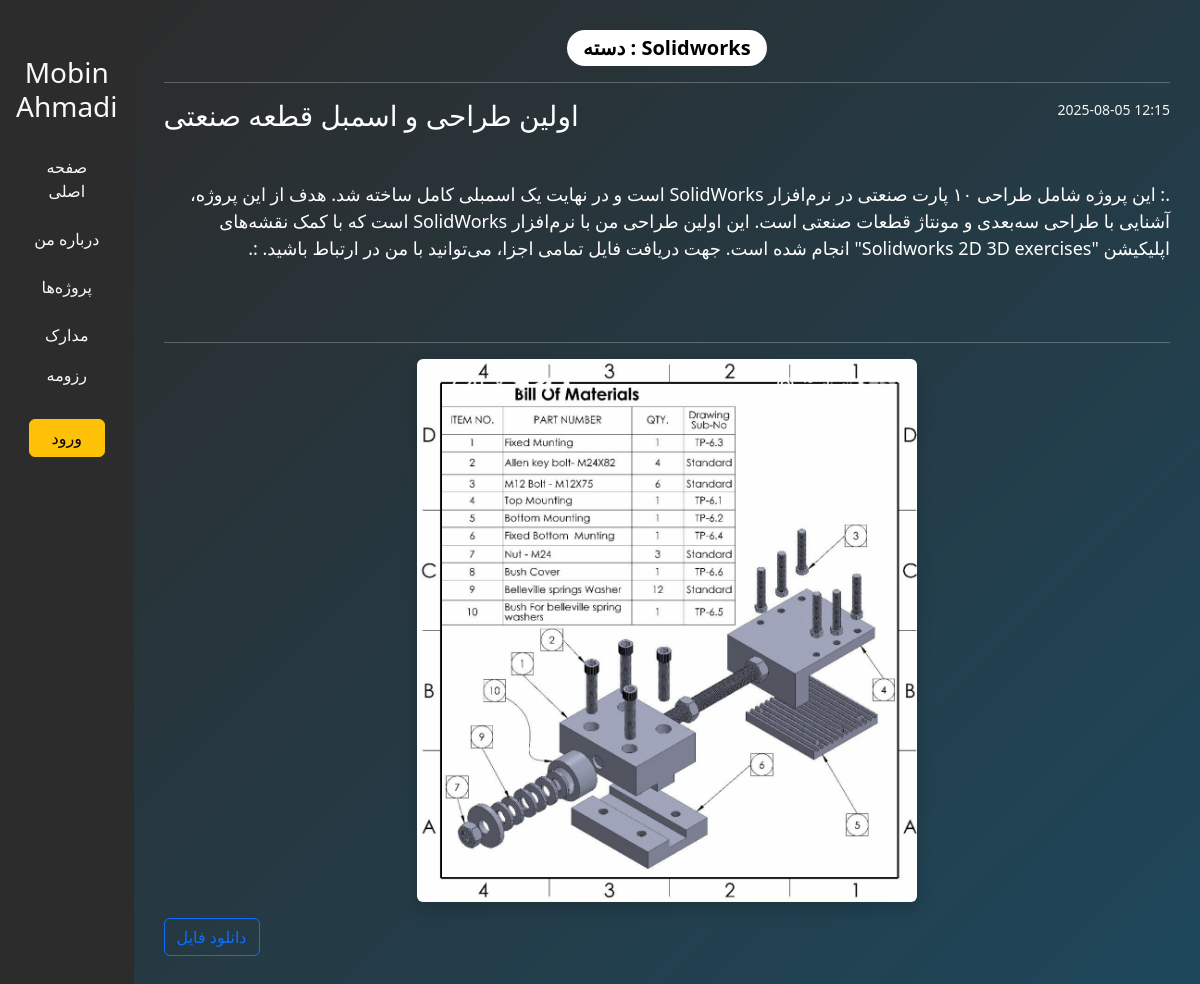
The app's page /post/1/ with its own data.
### blog/models.py (models this page shows, shortened)
class Post(models.Model):
    CATEGORY_CHOICES = [
        ('Python','Python'),
        ('Solidworks','Solidworks'),
        ('Aspen','Aspen'),
        ('Articles','Articles'),
    ]
    title = models.CharField(max_length=100)
    slug = models.SlugField(unique=True)
    description = models.TextField(max_length=600, blank=True)
    created_at = models.DateTimeField(auto_now_add=True)
    published = models.BooleanField(default=False)
    image = models.ImageField(upload_to='post_images/',blank=True,null=True)
    attachment = models.FileField(upload_to='post_files/',blank=True,null=True)
    category = models.CharField(max_length=20, choices=CATEGORY_CHOICES, default='blog')

### mainview/views.py (the view)
# urls.py: path('post/<int:pk>/',views.detail_view,name='post_detail'),
def detail_view(request,pk):
    post = get_object_or_404(Post,pk=pk)
    comments = post.comments.all()
    context = {
        'post':post,
        'comments':comments,
    }
    return render(request,'mainview/detail.html',context)

### mainview/templates/mainview/detail.html (shortened to what this page needs)
{% extends 'mainview/base.html' %}
{% block content %}
<div class="text-center mb-3">
    <span class="badge rounded-pill px-3 py-2 " style="color: black;background-color: rgb(255, 255, 255);font-size: 20px;">
       دسته  :  {{ post.category }}
    </span>
</div>
<hr>
    <div class="d-flex justify-content-between">
        <h3 class="card-title" style="direction: rtl;">{{ post.title }}</h3>
        <small style="color: #f5f5f5;">{{ post.created_at|date:"Y-m-d H:i" }}</small>
    </div>
    <br><br>
    <p class="card-text" style="font-size: 18px;direction: rtl;">.:  {{ post.description }}  :.</p>
    <br><br>
    <hr>
    {% if post.image %}
        <div class="post-image-wrapper" style="max-width: 500px; margin: 0 auto;">
            <img src="{{ post.image.url }}" alt="{{ post.title }}" class="img-fluid rounded shadow">
        </div>
    {% endif %}
    {% if post.attachment %}
        <a href="{{ post.attachment.url }}" target="_blank" class="btn btn-outline-primary mt-3">
            دانلود فایل
        </a>
    {% endif %}
{% endblock %}

### records on screen
Post: category "Solidworks", title "اولین طراحی و اسمبل قطعه صنعتی", created_at "2025-08-05 12:15", description "این پروژه شامل طراحی ۱۰ پارت صنعتی در نرم‌افزار SolidWorks است و در نهایت یک اسمبلی کامل ساخته شد. هدف از این پروژه، آشنایی با طراحی سه‌بعدی و مونتاژ قطعات صنعتی است. این اولین طراحی من با نرم‌افزار SolidWorks است که با کمک نقشه‌های اپلیکیشن \"Solidworks 2D 3D exercises\" انجام شده است. جهت دریافت فایل تمامی اجزا، می‌توانید با من در ارتباط باشید.", image (picture)
